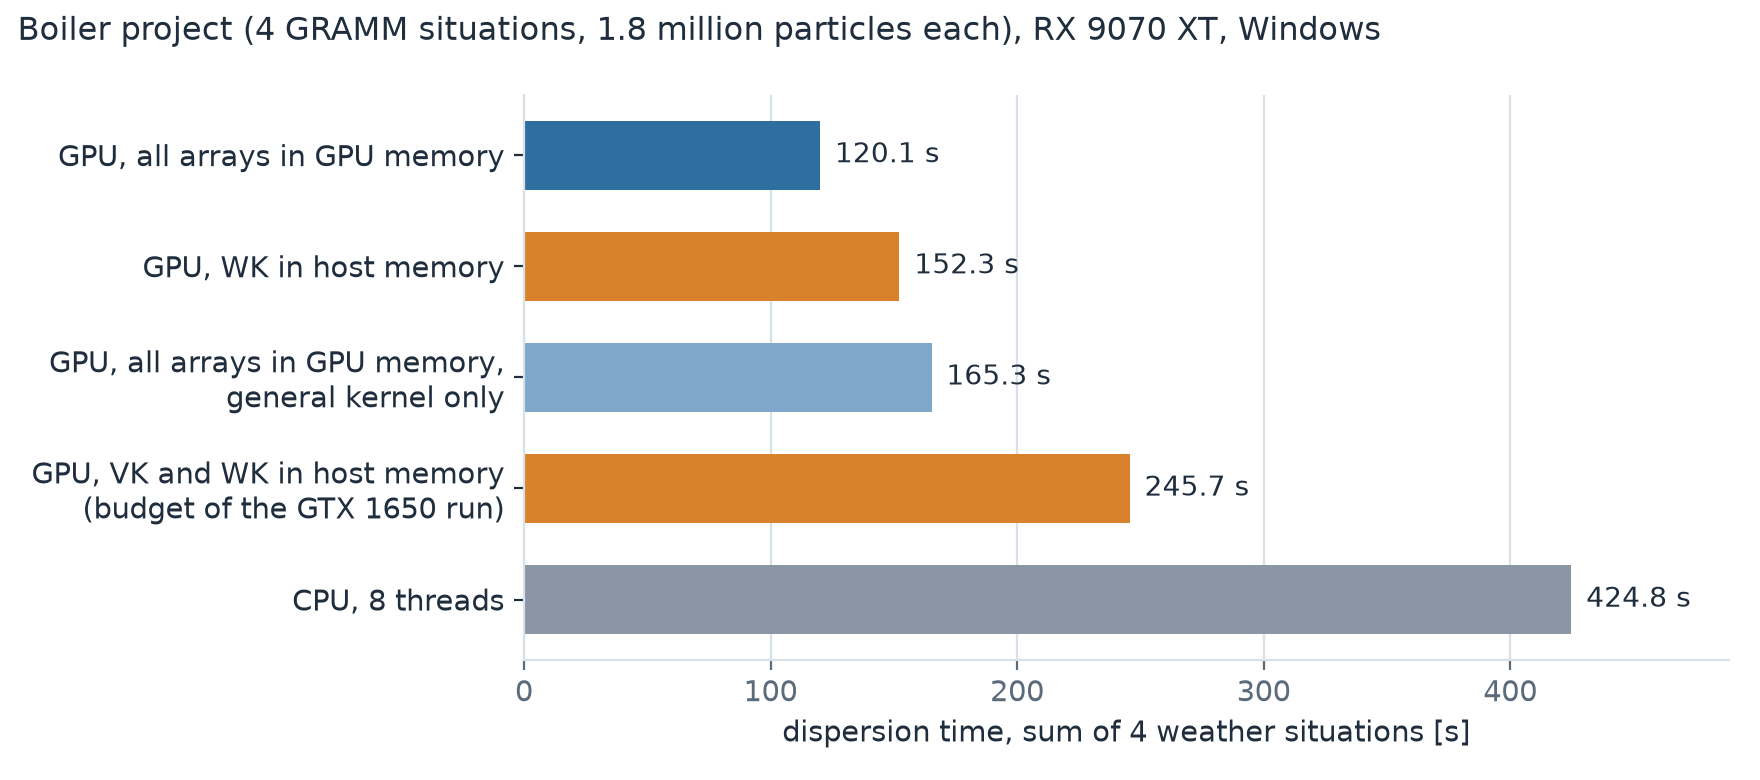

Here is the Python script that generated this plot:
"""Figure for the #77 reply of 16 Nov 2026: Markus's Boiler project (4 GRAMM situations) on the RX 9070 XT.

Horizontal bars: sum of the "Dispersion [s]" lines of the 4 situations for each run, read from
evidence/summary.json (written by tools/summarize.py from the run folders). Writes the PNG and a JSON with the
plotted numbers next to this script. Run with a Python that has Matplotlib.
"""
import json
from pathlib import Path

import matplotlib
matplotlib.use('Agg')
import matplotlib.pyplot as plt  # noqa: E402

JOB = Path(r'<job folder>')
OUT = Path(__file__).resolve().parent
NAME = 'pr77_boiler_rx9070xt'
ORDER = [  # run folder, label, colour key
    ('cpu', 'CPU, 8 threads', 'cpu'),
    ('gpu_budget_1650', 'GPU, VK and WK in host memory\n(budget of the GTX 1650 run)', 'host'),
    ('gpu_general', 'GPU, all arrays in GPU memory,\ngeneral kernel only', 'gen'),
    ('gpu_budget_wk', 'GPU, WK in host memory', 'host'),
    ('gpu', 'GPU, all arrays in GPU memory', 'gpu'),
]
INK, MUTED, GRID = '#1f2d3d', '#5b6b7b', '#d9e1e8'
COLOUR = {'cpu': '#8a96a3', 'host': '#d9822b', 'gen': '#7fa7c9', 'gpu': '#2f6f9f'}
plt.rcParams.update({'font.family': 'DejaVu Sans', 'font.size': 10.5, 'axes.edgecolor': GRID,
                     'axes.labelcolor': INK, 'xtick.color': MUTED, 'ytick.color': INK,
                     'axes.spines.top': False, 'axes.spines.right': False})


def main():
    rows = {r['run']: r for r in json.loads((JOB / 'evidence/summary.json').read_text(encoding='utf8'))}
    vals = [rows[k]['dispersion_sum'] for k, _, _ in ORDER]
    assert all(rows[k]['situations'] == 4 and rows[k]['rc'] == 0 for k, _, _ in ORDER)
    fig, ax = plt.subplots(figsize=(8.8, 3.9), dpi=200)
    y = range(len(ORDER))
    ax.barh(list(y), vals, color=[COLOUR[c] for _, _, c in ORDER], height=0.62)
    for i, v in enumerate(vals):
        ax.text(v + 6, i, f'{v:.1f} s', va='center', color=INK, fontsize=10)
    ax.set_yticks(list(y))
    ax.set_yticklabels([lab for _, lab, _ in ORDER])
    ax.set_xlabel('dispersion time, sum of 4 weather situations [s]')
    ax.set_xlim(0, max(vals) * 1.15)
    ax.xaxis.grid(True, color=GRID, linewidth=0.8)
    ax.set_axisbelow(True)
    fig.suptitle('Boiler project (4 GRAMM situations, 1.8 million particles each), RX 9070 XT, Windows',
                 x=0.01, ha='left', fontsize=11.5, color=INK)
    fig.tight_layout()
    fig.savefig(OUT / f'{NAME}.png', facecolor='white')
    (OUT / f'{NAME}.json').write_text(json.dumps({k: rows[k]['dispersion_sum'] for k, _, _ in ORDER}, indent=1), encoding='utf8')
    print('ok', vals)


main()
